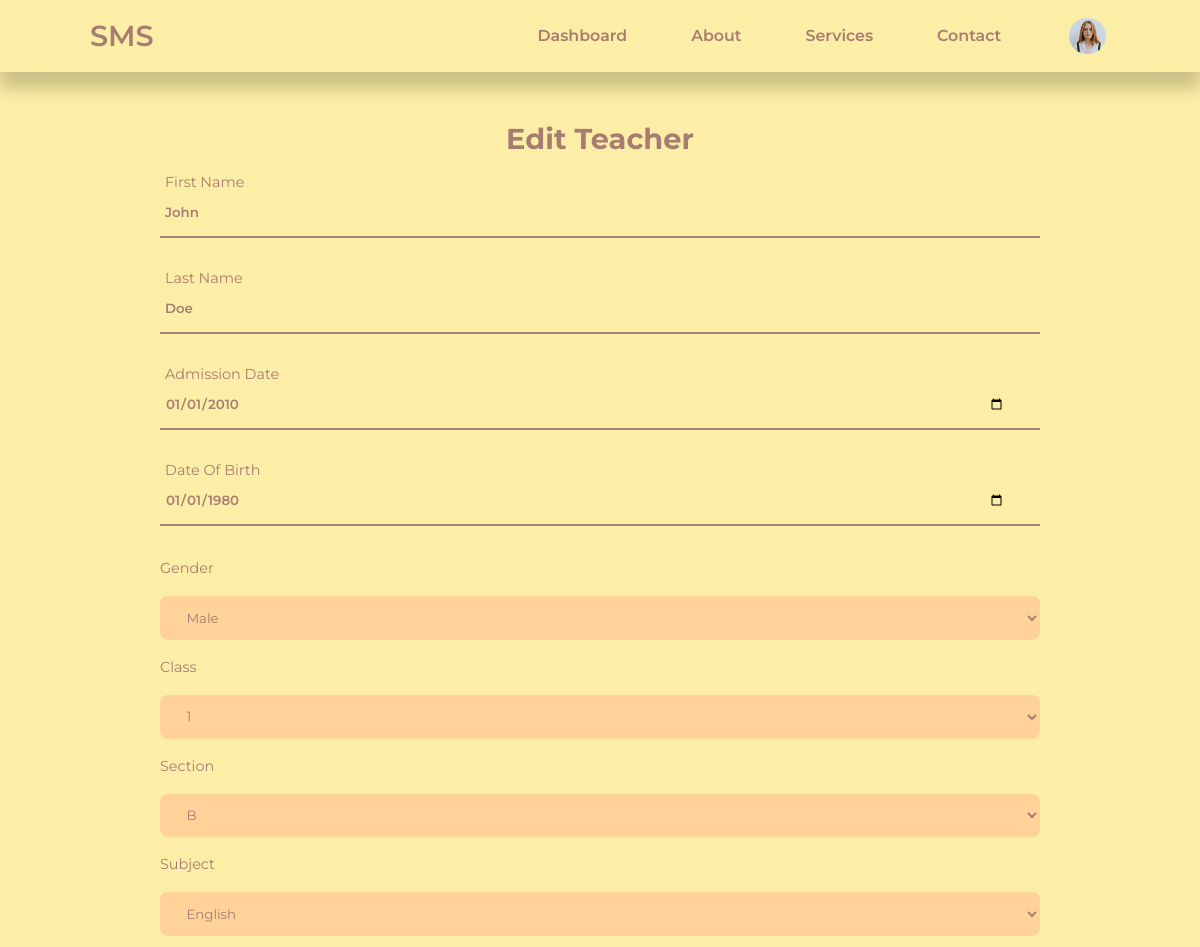
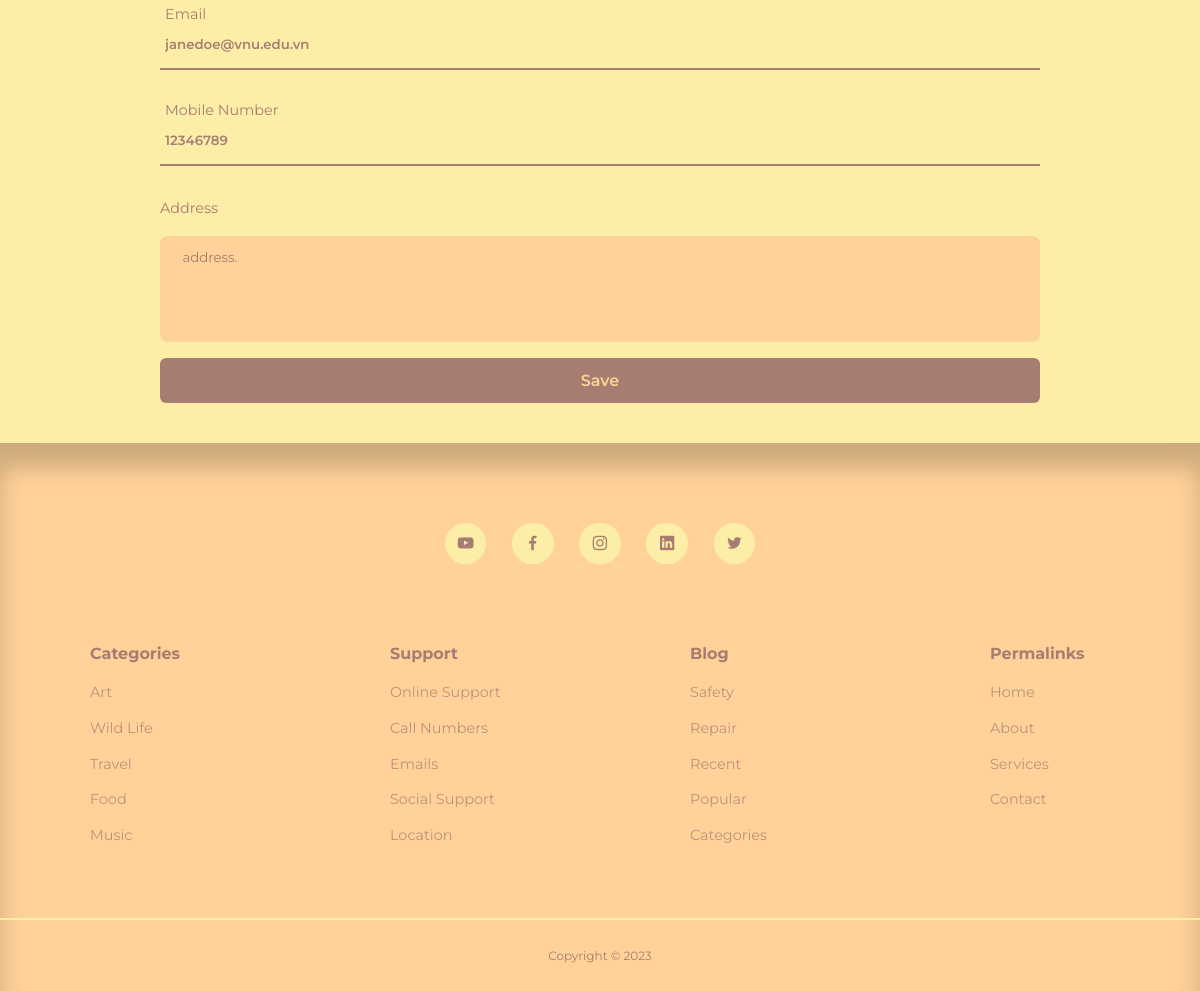
The page /admin/edit-teacher.php?email=janedoe@vnu.edu.vn (signed in) on the database its author committed (2 pictures, top to bottom).
### tables this page shows
CREATE TABLE `sms_user` (
  `id` int(11) UNSIGNED NOT NULL,
  `firstname` varchar(50) NOT NULL,
  `lastname` varchar(50) NOT NULL,
  `username` varchar(50) NOT NULL,
  `email` varchar(100) NOT NULL,
  `password` varchar(255) NOT NULL,
  `avatar` varchar(255) NOT NULL,
  `is_admin` tinyint(1) NOT NULL
);

CREATE TABLE `sms_teacher` (
  `teacher_id` int(11) UNSIGNED NOT NULL,
  `firstname` varchar(50) DEFAULT NULL,
  `lastname` varchar(50) NOT NULL,
  `gender` varchar(50) NOT NULL,
  `subject` varchar(255) DEFAULT NULL,
  `class` varchar(50) DEFAULT NULL,
  `section` varchar(50) DEFAULT NULL,
  `admission_date` date NOT NULL,
  `dob` date NOT NULL,
  `email` varchar(100) NOT NULL,
  `mobile` int(11) UNSIGNED NOT NULL,
  `current_address` text NOT NULL,
  `photo` varchar(255) NOT NULL
);

### admin/partials/header.php (called while the page is built, shortened)
<?php
require '../partials/header.php';

### admin/edit-teacher.php (the view, shortened to what this page needs)
<?php
include 'partials/header.php';
if(isset($_GET['email'])) {
    $email = filter_var($_GET['email'], FILTER_SANITIZE_EMAIL);
    $query = "SELECT * FROM sms_teacher WHERE `email` = '$email'";
    $result = mysqli_query($connection, $query);
    $teacher = mysqli_fetch_assoc($result);
} else {
    header('location: '. ROOT_URL . 'admin/teachers.php');
    die();
}
?>
        <div class="form-box edit">
            <h2>Edit Teacher</h2>
            <form action="<?= ROOT_URL ?>admin/edit-teacher-logic.php" enctype="multipart/form-data" autocomplete="off" method="POST">
            <div class="input-box">
                    <input type="text" name="firstname" required autocomplete="new-firstname"
                    value="<?= $teacher['firstname'] ?>" placeholder=" ">
                    <label>First Name</label>
                </div>
                <div class="input-box">
                    <input type="text" name="lastname" required autocomplete="new-lastname"
                    value="<?= $teacher['lastname'] ?>" placeholder=" ">
                    <label>Last Name</label>
                </div>
                <div class="input-box">
                    <input type="date" name="admission_date" required autocomplete="new-admission_date"
                    value="<?= $teacher['admission_date'] ?>" placeholder=" ">
                    <label>Admission Date</label>
                </div>
                <div class="input-box">
                    <input type="date" name="dob" required autocomplete="new-dob"
                    value="<?= $teacher['dob'] ?>" placeholder=" ">
                    <label>Date Of Birth</label>
                </div>
                <label>Gender</label>
                <select name="gender">
                    <option value="male">Male</option>
                </select>
                <label>Class</label>
                <select name="class">
                    <?php
                        $all_classes_query = "SELECT * FROM sms_classes";
                        $all_classes = mysqli_query($connection, $all_classes_query);
                    ?>
                    <?php while($class = mysqli_fetch_assoc($all_classes)) : ?>
                        <option value="<?= $class['class'] ?>"><?= $class['class'] ?></option>
                    <?php endwhile ?>
                </select>
                <label>Section</label>
                <select name="section">
                    <?php
                        $all_sections_query = "SELECT * FROM sms_section";
                        $all_sections = mysqli_query($connection, $all_sections_query);
                    ?>
                    <?php while($section = mysqli_fetch_assoc($all_sections)) : ?>
                        <option value="<?= $section['section'] ?>"><?= $section['section'] ?></option>
                    <?php endwhile ?>
                </select>
                <label>Subject</label>
                <select name="subject">
                    <?php
                        $all_subjects_query = "SELECT * FROM sms_subjects";
                        $all_subjects = mysqli_query($connection, $all_subjects_query);
                    ?>
                    <?php while($subject = mysqli_fetch_assoc($all_subjects)) : ?>
                        <option value="<?= $subject['subject'] ?>"><?= $subject['subject'] ?></option>
                    <?php endwhile ?>
                </select>
                <div class="input-box">
                    <input type="text" name="email" required autocomplete="new-email"
                    value="<?= $teacher['email'] ?>" placeholder=" ">
                    <label>Email</label>
                </div>
                <div class="input-box">
                    <input type="text" name="mobile" required autocomplete="new-mobile"
                    value="<?= $teacher['mobile'] ?>" placeholder=" ">
                    <label>Mobile Number</label>
                </div>
                <label>Address</label>
                <textarea rows="5" name="address" required autocomplete="new-current_address"
                placeholder=" "><?= $teacher['current_address'] ?></textarea>
                <button type="submit" name="submit" class="btnSubmit">Save</button>
            </form>
        </div>
<?php
include '../partials/footer.php';
?>

### partials/header.php (shortened to what this page needs)
<?php
require 'config/database.php';
if(isset($_SESSION['user-id'])) {
    $id = filter_var($_SESSION['user-id'], FILTER_SANITIZE_NUMBER_INT);
    $query = "SELECT avatar FROM sms_user WHERE id = $id";
    $result = mysqli_query($connection, $query);
    $avatar = mysqli_fetch_assoc($result);
}
?>
<!DOCTYPE html>
<html lang=""en>
    <head>
        <link rel="stylesheet" href="<?= ROOT_URL ?>/css/style.css?v=<?php echo time(); ?>">
        <link rel="stylesheet" href="https://unicons.iconscout.com/release/v4.0.0/css/line.css">
    </head>
    <body>
        <nav>
            <div class="container nav__container">
                <a href="<?= ROOT_URL ?>" class="nav__logo">SMS</a>
                <ul class="nav__items">
                    <li><a href="<?= ROOT_URL ?>admin/students.php">Dashboard</a></li>
                    <li><a href="<?= ROOT_URL ?>about.php">About</a></li>
                    <li><a href="<?= ROOT_URL ?>services.php">Services</a></li>
                    <li><a href="<?= ROOT_URL ?>contact.php">Contact</a></li>
                    <?php if(isset($_SESSION['user-id'])): ?>
                    <li class="nav__profile">
                        <div class="avatar">
                           <img src="<?= ROOT_URL . 'images/' . $avatar['avatar'] ?>">
                        </div>
                    </li>
                    <?php else : ?>
                    <li><a href="<?= ROOT_URL ?>signin.php">Sign In</a></li>
                    <?php endif ?>
                </ul>
            </div>
        </nav>

### css/style.css (style rules this page uses)
:root { --color-primary: #FFCFCF; --color-primary-light: hsl(242, 91%, 69%, 18%); --color-primary-variant: #5854c7; --color-gray-900: #FFD299; --color-gray-800: #FFB5BF; --color-gray-700: #FCEEA6; --color-gray-300: #FFD299; --color-gray: #F7EDD5; --color-gray-200: rgba(242, 242, 254, 0.7); --color-btn: #FFCFCF; --color-white: #A87D71; --color-bg: #FCEEA6; --color-red: #da0f3f; --color-red-light: hsl(346, 87%, 46%, 15%); --color-green: #00c476; --color-green-light: hsl(156, 100%, 38%, 15%); --transition: all 300ms ease; --container-width-lg: 74%; --container-width-md: 88%; --form-width: 40%; --card-border-radius-1: 0.3rem; --card-border-radius-2: 0.5rem; --card-border-radius-3: 0.8rem; --card-border-radius-4: 2rem; --card-border-radius-5: 5rem; }
* { margin: 0; padding: 0; outline: 0; border: 0; appearance: 0; list-style: none; text-decoration: none; box-sizing: border-box; font-family: 'Montserrat', sans-serif; }
body { font-family: 'Montserrat', sans-serif; line-height: 1.6; color: var(--color-gray-200); overflow-x: hidden; background: var(--color-bg); font-size: 0.9rem; }
.container { width: var(--container-width-lg); max-width: 1800px; margin-inline: auto; }
h1, h2, h3, h4, h5 { color: var(--color-white); line-height: 1.3; }
h2 { font-size: 1.7rem; margin: 1rem 0; }
a { color: var(--color-white); transition: var(--transition); }
img { display: block; width: 100%; object-fit: cover; }
nav { background: var(--color-primary); width: 100vw; height: 4.5rem; top: 0; position: fixed; z-index: 10; box-shadow: 0 1rem 1rem rgba(0, 0, 0, 0.2); background: transparent; backdrop-filter: blur(20px); }
.nav__container { width: 85%; height: 100%; display: flex; align-items: center; justify-content: space-between; }
.avatar { width: 2.8rem; height: 2.8rem; border-radius: 50%; overflow: hidden; border: 0.3rem solid var(--color-bg); }
.nav__logo { font-weight: 600; font-size: 2em; }
.nav__items { display: flex; align-items: center; gap: 4rem; font-weight: 600; font-size: 1.1em; }
.nav__items li a { position: relative; font-weight: 600; text-decoration: none; }
.nav__items li a::after { content: ''; position: absolute; left: 0; bottom: -6px; width: 100%; height: 3px; background: var(--color-white); border-radius: 5px; transform: scaleX(0); transition: transform .5s ease; transform-origin: right; }
.nav__profile { position: relative; cursor: pointer; }
form { display: flex; flex-direction: column; gap: 1rem; }
input, textarea, select { padding: 0.8rem 1.4rem; background: var(--color-gray-900); border-radius: var(--card-border-radius-2); resize: none; color: var(--color-white); }
.form-box { width: 80%; padding: 40px; color: var(--color-white); margin: 0 auto; }
.form-box h2 { font-size: 2em; color: var(--color-white); text-align: center; margin-top: 80px; }
.input-box { position: relative; width: 100%; height: 50px; border-bottom: 2px solid var(--color-white); margin: 15px 0; }
.input-box label { position: absolute; top: 50%; left: 5px; transform: translateY(-50%); font-size: 1em; color: var(--color-white); pointer-events: none; transition: .5s ease; }
.input-box input:focus~ label, .input-box input:not(:placeholder-shown)~ label { top: -5px; }
.input-box input { width: 100%; height: 100%; background: transparent; border: none; outline: none; color: var(--color-white); font-weight: 600; padding: 0 35px 0 5px; cursor: pointer; }
.btnSubmit { width: 100%; height: 45px; background: var(--color-white); border: none; outline: none; border-radius: 6px; cursor: pointer; font-size: 1rem; color: var(--color-gray-900); font-weight: 600; font-style: bold; }

### rows shown on the page
sms_user: avatar (picture)
sms_teacher: firstname "John", lastname "Doe", admission_date "01/01/2010", dob "01/01/1980", email "janedoe@vnu.edu.vn", mobile "12346789", address "address."

### other values the page prints
form field class "1"
form field section "B"
form field subject "English"
